Frame 1 (no input): blank canvas, image omitted
Frame 60 (the mouse pressed at the canvas centre just before this capture): blank canvas, image omitted
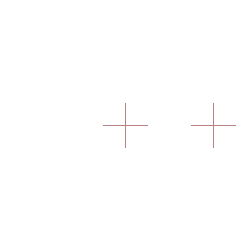
Frame 120 (the mouse held since frame 60 and released just before this capture)

The Processing sketch whose frames 1 and 60 were blank and that drew this single picture after the mouse press (run headless with seeded random() and noise(); from frame 60 on, the mouse is pressed at the canvas centre):

// Processing sketch: processing_17917
// ── processing_17917.pde

void setup() {
  size(250, 250);
  background(255);
  smooth();
  frameRate(100); //fast frame rate
}

float x=mouseX;

void draw() {
  if(mousePressed) { //when mouse pressed draw in colour
    stroke(color(random(255),random(255),random(255),random(255)));
  } else { //when mouse not pressed draw in white
    stroke(255);
  }
  line(mouseX-22, mouseY, mouseX+22, mouseY); //lines form square cross
  line(mouseX, mouseY-22, mouseX, mouseY+22);
  
  line(mouseX+66,mouseY,mouseX+110,mouseY);
  line(mouseX+88,mouseY-22,mouseX+88,mouseY+22);
  
  if (keyPressed) { //if key pressed, erase all
    background(255);
  }
}
